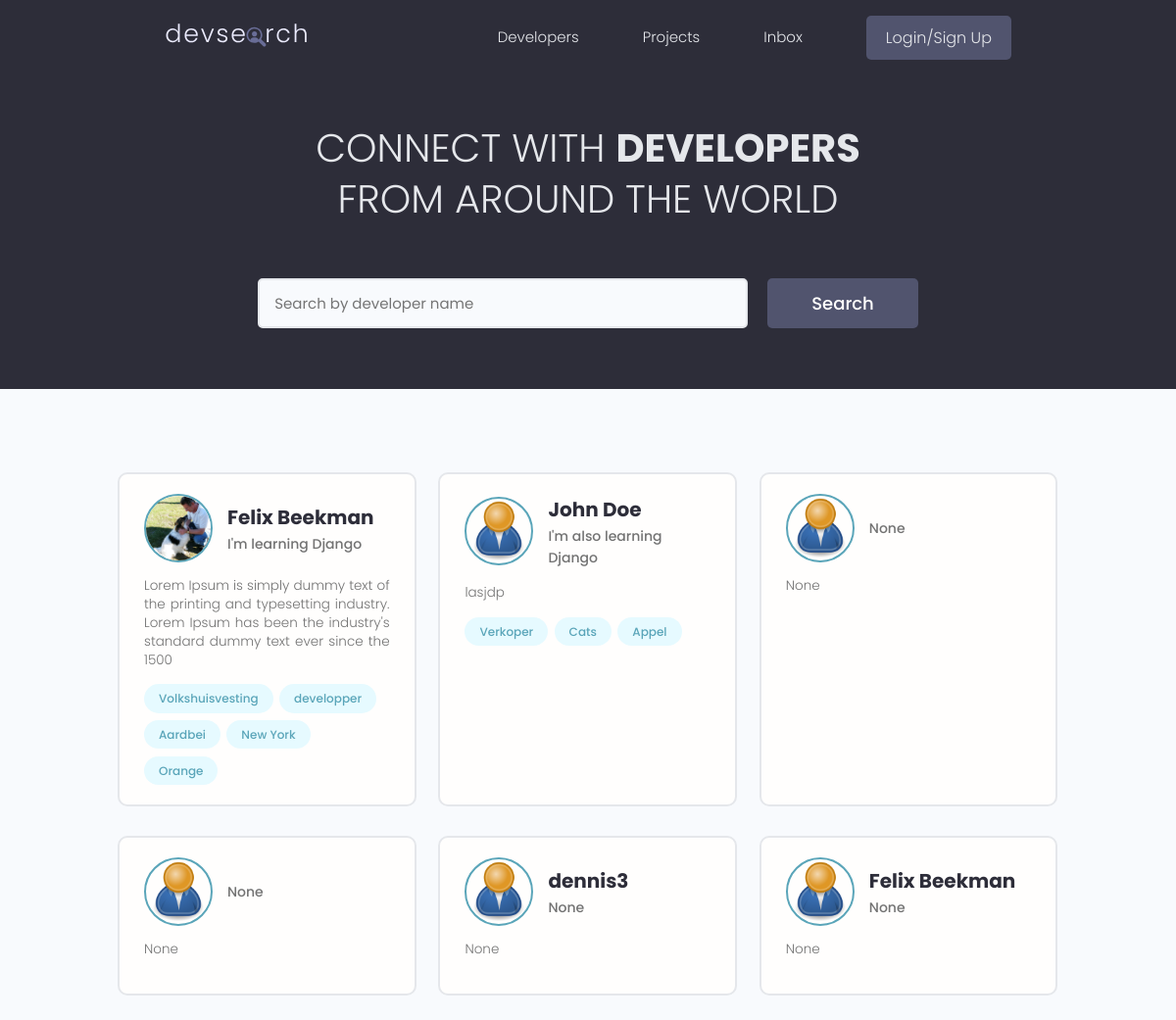
The app's page /, older data.
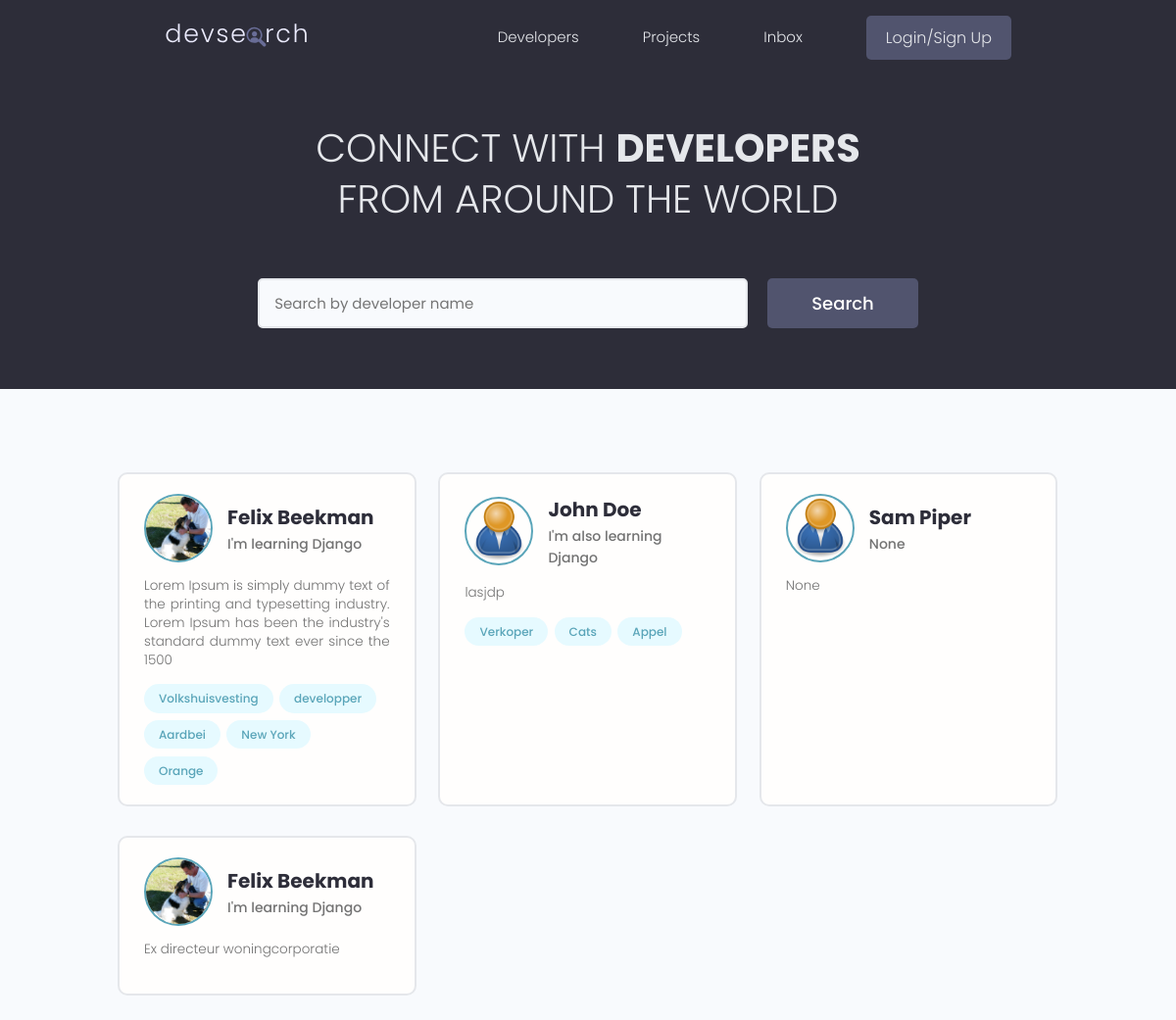
The same page, newer data.
### users/models.py (models this page shows, shortened)
class Profile(models.Model):
	user = models.OneToOneField(User, on_delete=models.CASCADE, null=True, blank=True)
	name = models.CharField(max_length=200, blank=True, null=True)
	email = models.EmailField(max_length=500, blank=True, null=True)
	username = models.CharField(max_length=200, blank=True, null=True)
	location = models.CharField(max_length=200, blank=True, null=True)
	short_intro = models.CharField(max_length=500, blank=True, null=True)
	bio = models.TextField(blank=True, null=True)
	profile_image = models.ImageField(null=True, blank=True, upload_to='profiles/', default="profiles/user-default.png")
	social_github = models.CharField(max_length=200, blank=True, null=True)
	social_twitter = models.CharField(max_length=200, blank=True, null=True)
	social_linkedin = models.CharField(max_length=200, blank=True, null=True)
	social_youtube = models.CharField(max_length=200, blank=True, null=True)
	social_website = models.CharField(max_length=200, blank=True, null=True)
	created = models.DateTimeField(auto_now_add=True)
	id = models.UUIDField(default=uuid.uuid4, unique=True, primary_key=True, editable=False)

class Skill(models.Model):
	owner = models.ForeignKey(
		Profile, on_delete=models.CASCADE, null=True, blank=True)
	name = models.CharField(max_length=200, blank=True, null=True)
	description = models.TextField(blank=True, null=True)
	created = models.DateTimeField(auto_now_add=True)
	id = models.UUIDField(default=uuid.uuid4, unique=True, primary_key=True, editable=False)
	def __str__(self):
		return str(self.name)

### users/views.py (the view)
# urls.py: path('', views.profiles, name='profiles'),
def profiles(request):
	profiles = Profile.objects.all()
	context = {'profiles':profiles}
	return render(request, 'users/profiles.html', context)

### users/templates/users/profiles.html (shortened to what this page needs)
{% extends 'main.html' %}
{% block content %}
  <main class="home">
    <section class="hero-section text-center">
      <div class="container container--narrow">
        <div class="hero-section__box">
          <h2>CONNECT WITH <span>DEVELOPERS</span></h2>
          <h2>FROM AROUND THE WORLD</h2>
        </div>
        <div class="hero-section__search">
          <form class="form" action="#" method="get">
            <div class="form__field">
              <input class="input input--text" id="formInput#search" type="text" name="text"
                placeholder="Search by developer name" />
            </div>
            <input class="btn btn--sub btn--lg" type="submit" value="Search" />
          </form>
        </div>
      </div>
    </section>
    <section class="devlist">
      <div class="container">
        <div class="grid grid--three">
        	{% for profile in profiles %}
          <div class="column card">
            <div class="dev">
              <a href="{% url 'user-profile' profile.id %}" class="card__body">
                <div class="dev__profile">
                  <img class="avatar avatar--md" src="{{ profile.profile_image.url }}" alt="image" />
                  <div class="dev__meta">
                    <h3>{{profile.name}}</h3>
                    <h5>{{profile.short_intro|slice:"60"}}</h5>
                  </div>
                </div>
                <p class="dev__info">{{profile.bio|slice:"150"}}</p>
                <div class="dev__skills">
              		{% for skill in profile.skill_set.all|slice:"5" %}
                  <span class="tag tag--pill tag--main">
                    <small>{{skill}}</small>
                  </span>
                  {% endfor %}
                </div>
              </a>
            </div>
          </div>
          {% endfor %}
        </div>
      </div>
    </section>
  </main>
{% endblock %}

### templates/main.html (shortened to what this page needs)
<!DOCTYPE html>
{% load static %}
<html lang="en">
<head>
  <link rel="stylesheet" href="https://cdn.iconmonstr.com/1.3.0/css/iconmonstr-iconic-font.min.css" />
  <link rel="stylesheet" href="{% static 'uikit/styles/uikit.css' %}" />
  <link rel="stylesheet" href="{% static 'styles/app.css' %}" />
</head>
<body>
	{% include 'navbar.html' %}
    {% block content %}
    {% endblock content %}
  </body>

### templates/navbar.html (shortened to what this page needs)
{% load static %}
<header class="header">
  <div class="container container--narrow">
    <a href="{% url 'profiles' %}" class="header__logo">
      <img src="{% static 'images/logo.svg' %}" />
    </a>
    <nav class="header__nav">
      <ul class="header__menu">
        <li class="header__menuItem"><a href="{% url 'profiles' %}">Developers</a></li>
        <li class="header__menuItem"><a href="{% url 'projects' %}">Projects</a></li>
        <li class="header__menuItem"><a href="">Inbox</a></li>
        {% if request.user.is_authenticated %}
        <li class="header__menuItem"><a href="{% url 'account' %}">Account</a></li>
        <li class="header__menuItem"><a href="{% url 'logout' %}" class="btn btn--sub">Logout</a></li>
        {% else %}
        <li class="header__menuItem"><a href="{% url 'login' %}" class="btn btn--sub">Login/Sign Up</a></li>
        {% endif %}
      </ul>
    </nav>
  </div>
</header>

### static/styles/app.css (style rules this page uses)
:root { --color-sub: #2d2d39; }
.btn--sub { background-color: var(--color-sub-light); }
.card { border: 2px solid var(--color-light); }
img { width: 100%; }
.header { position: sticky; z-index: 111; background-color: var(--color-sub); padding: 1.5rem 0; }
.header > .container { display: flex; justify-content: space-between; align-items: center; }
.header__logo > img { height: 3.8rem; }
.header__nav > ul { display: inline-flex; align-items: center; list-style: none; gap: 6.5rem; }
.header__menuItem > a { color: var(--color-light); font-weight: 300; }
.hero-section { height: 40vh; display: flex; align-items: center; background-color: var(--color-sub); }
.hero-section__box { margin-bottom: 4rem; }
.hero-section__box > h2, .hero-section__box > h2 > span { font-size: 4rem; color: var(--color-light); line-height: 1.3; text-transform: uppercase; }
.hero-section__box > h2 { font-weight: 300; }
.hero-section__box > h2 > span { font-weight: 700; }
.hero-section__search > .form { display: flex; align-items: center; justify-content: center; gap: 2rem; }
.hero-section__search > .form input.input--text { width: 50rem; }
.devlist { margin-top: 8rem; }
.devlist .grid { align-items: stretch; }
.devlist .dev .dev__profile { display: flex; align-items: center; gap: 1.5rem; }
.devlist .dev .dev__meta h3 { color: var(--color-sub); font-size: 2rem; font-weight: 700; }
.devlist .dev .dev__meta h5 { color: var(--color-text); font-size: 1.4rem; font-weight: 500; }
.devlist .dev .dev__info { margin: 1.5rem 0; font-size: 1.35rem; line-height: 1.4; text-align: justify; }

### static/uikit/styles/modules/_variables.css (style rules this page uses)
:root { --color-main: #5aa5b9; --color-main-light: #e6faff; --color-sub: #3f4156; --color-sub-light: #51546e; --color-sub-lighter: #ededfd; --color-text: #737373; --color-gray: #8b8b8b; --color-light: #e5e7eb; --color-light-gray: #767676; --color-bg: #f8fafd; --color-white: #fffefd; --color-white-light: #f3f3f3; --color-success: #359e64; --color-success-bg: #def8e8; --color-error: #fc4b0b; --color-error-bg: #fff2ee; --font-base: 'Poppins', arial, helvetica, 'Segoe UI', roboto, ubuntu, sans-serif; --font-monospace: 'Fira Code', 'Courier New', courier, monospace; --font-regular: 300; --font-medium: 500; --font-bold: 700; --generic-shadow: 1px 1px 5px #00000010; --generic-transition: all 0.3s ease-in-out; }

### static/uikit/styles/modules/_base.css (style rules this page uses)
* { margin: 0; padding: 0; box-sizing: border-box; text-rendering: optimizeLegibility; color: inherit; font-size: inherit; }
html { font-size: 50%; }
@media only screen and (min-width: 480px) { html { font-size: 56.25%; } }
@media only screen and (min-width: 1200px) { html { font-size: 62.5%; } }
body { line-height: 1.6; font-weight: 400; font-size: 1.5rem; color: var(--color-text); background-color: var(--color-bg); min-height: 100vh; }

### static/uikit/styles/modules/_typography.css (style rules this page uses)
* { font-family: var(--font-base); }
h2 { font-size: 3.6rem; font-weight: var(--font-bold); }
h3 { font-size: 3.2rem; font-weight: var(--font-medium); }
h5 { font-size: 2.4rem; font-weight: var(--font-medium); }
h5, h6 { font-weight: var(--font-regular); }
p, span, strong { font-size: 1.6rem; color: var(--color-text); font-weight: var(--font-regular); }
a { padding-bottom: 2px; text-decoration: none; display: inline-block; color: var(--color-main); font-weight: var(--font-medium); }

### static/uikit/styles/modules/_utilities.css (style rules this page uses)
.container { width: 92%; max-width: 165rem; margin: 0 auto; box-sizing: border-box; }
.container--narrow { width: 92%; max-width: 120rem; }
@media screen and (min-width: 1000px) { .container { width: 90%; } }
@media screen and (min-width: 1000px) { .container--narrow { width: 85%; } }
@media screen and (min-width: 1200px) { .container { width: 80%; } }
@media screen and (min-width: 1200px) { .container--narrow { width: 72%; } }
.text-center { text-align: center; }

### static/uikit/styles/modules/_avatar.css (style rules this page uses)
.avatar { border-radius: 50%; border: 2px solid var(--color-main); object-fit: cover; }
.avatar--md { height: 7rem; width: 7rem; }

### static/uikit/styles/modules/_button.css (style rules this page uses)
.btn { display: inline-block; position: relative; cursor: pointer; background-color: var(--color-light); font-weight: var(--font-medium); color: var(--color-sub); text-decoration: none; padding: 1rem 2rem; border-radius: 0.5rem; border: none; width: -webkit-fit-content; width: -moz-fit-content; width: fit-content; height: -webkit-fit-content; height: -moz-fit-content; height: fit-content; font-size: 1.6rem; outline-width: 0; outline-color: transparent; -webkit-backface-visibility: hidden; backface-visibility: hidden; transition: all 0.3s ease-in-out; }
.btn--sub { background-color: var(--color-sub); color: var(--color-white); }
.btn--lg { font-size: 1.8rem; padding: 1.2rem 4.5rem; }

Row changes from the older to the newer data that the page shows:
removed Profile: profile_image (placeholder picture), short_intro "None", bio "None"
removed Profile: profile_image (placeholder picture), short_intro "None", bio "None"
removed Profile: profile_image (placeholder picture), name "dennis3", short_intro "None", bio "None"
removed Profile: profile_image (placeholder picture), name "Felix Beekman", short_intro "None", bio "None"
added Profile: profile_image (placeholder picture), name "Sam Piper", short_intro "None", bio "None"
added Profile: profile_image (picture), name "Felix Beekman", short_intro "I'm learning Django", bio "Ex directeur woningcorporatie"
